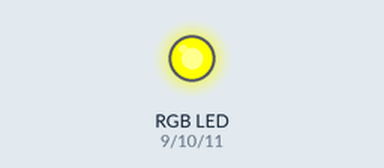
Bench run of a sketch on a simulated Arduino Uno, built with avr-gcc and run on an emulated ATmega328P. On the bench: an RGB LED mixed from three pins (HIGH = lit). What the sketch prints to the serial monitor is not drawn.

Above: at 0.1 s.
Timing chart, 0 to 1.6 s (numbered marks = the images above):
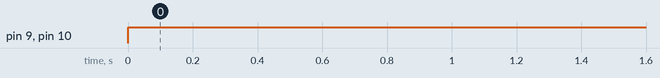

The sketch:

RGB_lab_4.ino
```cpp
#define button 3
#define red 9
#define green 10
#define blue 11
//
//void button_released_and_pressed();

void setup() {
  Serial.begin(9600);

  pinMode(button, INPUT);
  pinMode(red, OUTPUT);
  pinMode(green, OUTPUT);
  pinMode(blue, OUTPUT);

  interrupts();
  attachInterrupt(button, button_released_and_pressed, FALLING);
}

const unsigned long long length = 2 * 60 * 1000;
unsigned long long int curr;

void button_released_and_pressed() {
  curr += 1 * 60 * 1000;
}

void loop() {
  analogWrite(red, 255);
  analogWrite(green, 0);
  analogWrite(blue, 0);

  curr = 0;

  do {
    Serial.println(curr);
    analogWrite(green, 255 - (255 / length) * curr);
  } while (curr <= length);
}
```

Measured:
- by itself, pin 9 (red), pin 10 (green): LOW → HIGH at 0.00 s
